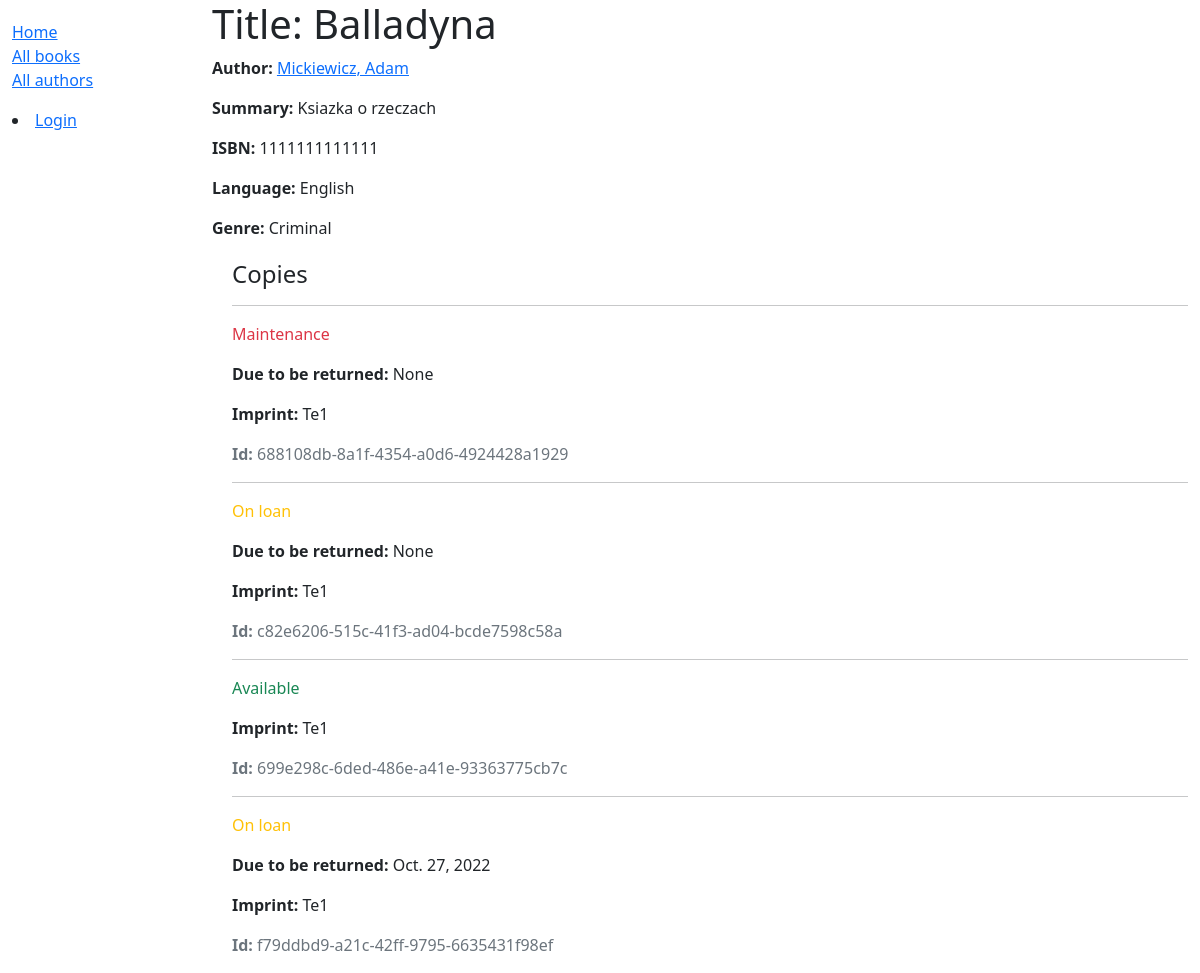
/coffee/book/1, run on the app's committed database.
### CoffeeBaseApp/models.py (models this page shows, shortened)
class Book(models.Model):
    title = models.CharField(max_length=200)
    author = models.ForeignKey('Author', on_delete=models.SET_NULL, null=True)
    summary = models.TextField(max_length=1000, help_text='Enter a brief description of the book')
    isbn = models.CharField('ISBN', max_length=13, unique=True,
                             help_text='13 Character <a href="https://www.isbn-international.org/content/what-isbn">ISBN number</a>')
    genre = models.ManyToManyField(Genre, help_text='Select a genre for this book')
    language = models.ForeignKey('Language', on_delete=models.SET_NULL, null=True)
    def display_genre(self):
        return ', '.join(genre.name for genre in self.genre.all()[:3])
    display_genre.short_description = 'Genre'

class Author(models.Model):
    first_name = models.CharField(max_length=100)
    last_name = models.CharField(max_length=100)
    date_of_birth = models.DateField(null=True, blank=True)
    date_of_death = models.DateField('Died', null=True, blank=True)
    class Meta:
        ordering = ['last_name', 'first_name']
    def get_absolute_url(self):
        return reverse('author-detail', args=[str(self.id)])
    def __str__(self):
        return f'{self.last_name}, {self.first_name}'

class Language(models.Model):
    name = models.CharField(max_length=200,
                            help_text="Enter the book's natural language (e.g. English, French, Japanese etc.)")
    def __str__(self):
        return self.name

class Genre(models.Model):
    name = models.CharField(max_length=200,help_text='Enter a book genre (e.g. Science Fiction)')
    def __str__(self):
        return self.name

class BookInstance(models.Model):
    id = models.UUIDField(primary_key=True, default=uuid.uuid4, help_text='Unique ID for this particular book across whole library')
    book = models.ForeignKey('Book', on_delete=models.RESTRICT, null=True)
    imprint = models.CharField(max_length=200)
    due_back = models.DateField(null=True, blank=True)
    borrower = models.ForeignKey(User, on_delete=models.SET_NULL, null=True, blank=True)
    LOAN_STATUS = (
        ('m', 'Maintenance'),
        ('o', 'On loan'),
        ('a', 'Available'),
        ('r', 'Reserved'),
    )
    status = models.CharField(
        max_length=1,
        choices=LOAN_STATUS,
        blank=True,
        default='m',
        help_text='Book availability',
    )
    class Meta:
        ordering = ['due_back']
        permissions = (("can_mark_returned", "Set book as returned"),)

### CoffeeBaseApp/views.py (the view)
# urls.py: path('book/<int:pk>', views.BookDetailView.as_view(), name='book-detail'),
class BookDetailView(generic.DetailView):
    model = Book

### CoffeeBaseApp/templates/CoffeeBaseApp/book_detail.html
{% extends "base_generic.html" %}
{% block content %}
  <h1>Title: {{ book.title }}</h1>
  <p><strong>Author:</strong> <a href="{{ book.author.get_absolute_url }}">{{ book.author }}</a></p>
  <p><strong>Summary:</strong> {{ book.summary }}</p>
  <p><strong>ISBN:</strong> {{ book.isbn }}</p>
  <p><strong>Language:</strong> {{ book.language }}</p>
  <p><strong>Genre:</strong> {{ book.genre.all|join:", " }}</p>
  <div style="margin-left:20px;margin-top:20px">
    <h4>Copies</h4>
    {% for copy in book.bookinstance_set.all %}
      <hr>
      <p class="{% if copy.status == 'a' %}text-success{% elif copy.status == 'm' %}text-danger{% else %}text-warning{% endif %}">
        {{ copy.get_status_display }}
      </p>
      {% if copy.status != 'a' %}
        <p><strong>Due to be returned:</strong> {{ copy.due_back }}</p>
      {% endif %}
      <p><strong>Imprint:</strong> {{ copy.imprint }}</p>
      <p class="text-muted"><strong>Id:</strong> {{ copy.id }}</p>
    {% endfor %}
  </div>
{% endblock %}

### CoffeeBaseApp/templates/base_generic.html (shortened to what this page needs)
<!DOCTYPE html>
<html lang="en">
<head>
  <link href="https://cdn.jsdelivr.net/npm/bootstrap@5.1.3/dist/css/bootstrap.min.css" rel="stylesheet">
  {% load static %}
  <link rel="stylesheet" href="{% static 'css/styles.css' %}">
</head>
<body>
  <div class="container-fluid">
    <div class="row">
      <div class="col-sm-2">
      {% block sidebar %}
        <ul class="sidebar-nav">
          <li><a href="{% url 'index' %}">Home</a></li>
          <li><a href="{% url 'books' %}">All books</a></li>
          <li><a href="{% url 'authors' %}">All authors</a></li>
        </ul>
        {% if user.is_authenticated %}
        <li>User: {{ user.get_username }}</li>
        <li><a href="{% url 'my-borrowed' %}">My Borrowed</a></li>
        <li><a href="{% url 'logout'%}?next={{request.path}}">Logout</a></li>
      {% else %}
        <li><a href="{% url 'login'%}?next={{request.path}}">Login</a></li>
      {% endif %}
     {% endblock %}
      </div>
      <div class="col-sm-10 ">{% block content %}{% endblock %}</div>
    </div>
  </div>
</body>
</html>

### CoffeeBaseApp/static/css/styles.css (style rules this page uses)
.sidebar-nav { margin-top: 20px; padding: 0; list-style: none; }

### data on the page
Book: author "Mickiewicz, Adam", summary "Ksiazka o rzeczach", isbn "1111111111111", language "English", genre.all "Criminal"
BookInstance: status "Maintenance", due_back "None", imprint "Te1", id "688108db-8a1f-4354-a0d6-4924428a1929"
BookInstance: status "On loan", due_back "None", imprint "Te1", id "c82e6206-515c-41f3-ad04-bcde7598c58a"
BookInstance: status "Available", imprint "Te1", id "699e298c-6ded-486e-a41e-93363775cb7c"
BookInstance: status "On loan", due_back "Oct. 27, 2022", imprint "Te1", id "f79ddbd9-a21c-42ff-9795-6635431f98ef"
